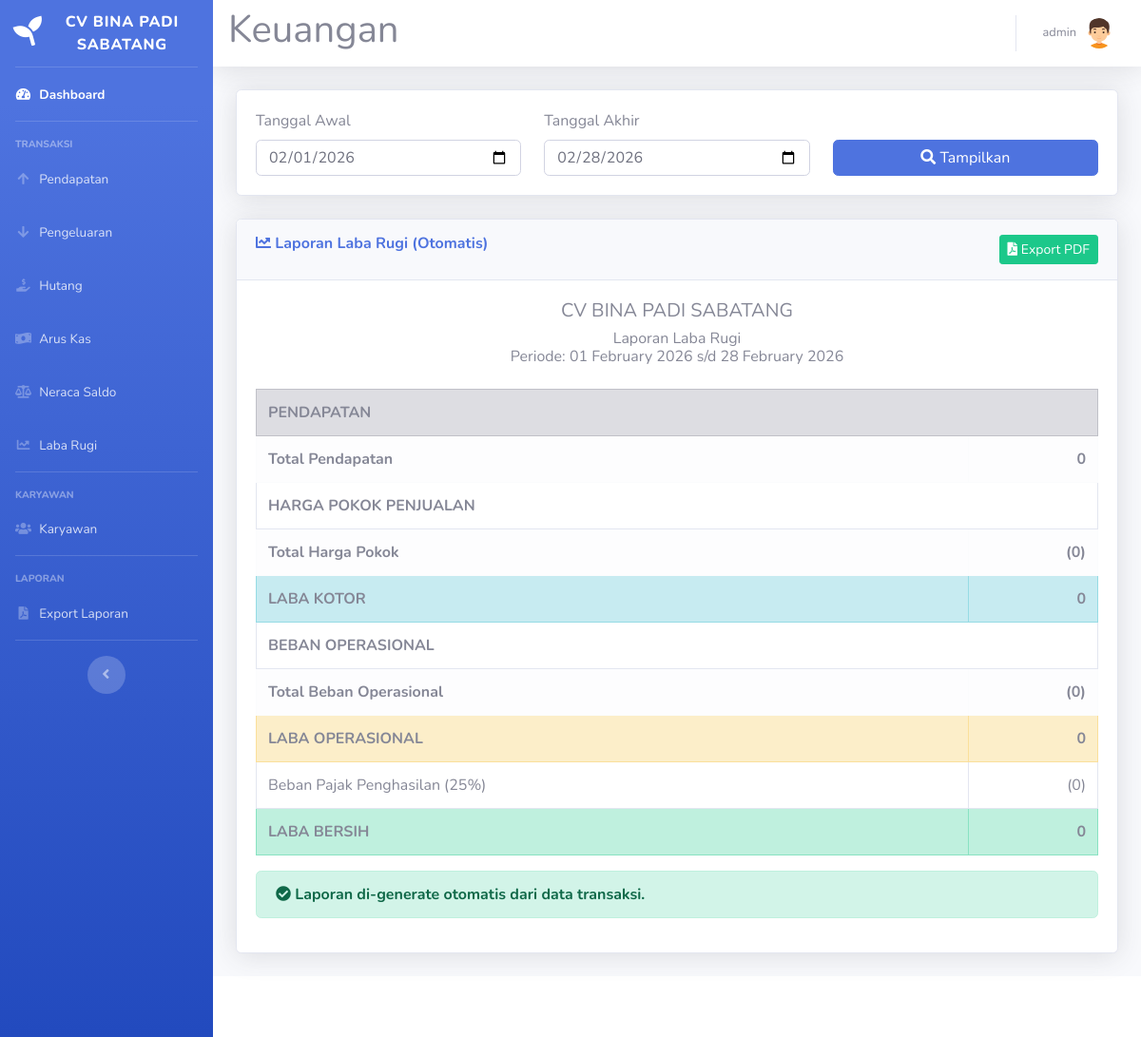
Page /laba-rugi-auto.php (signed in) on the earlier database version.
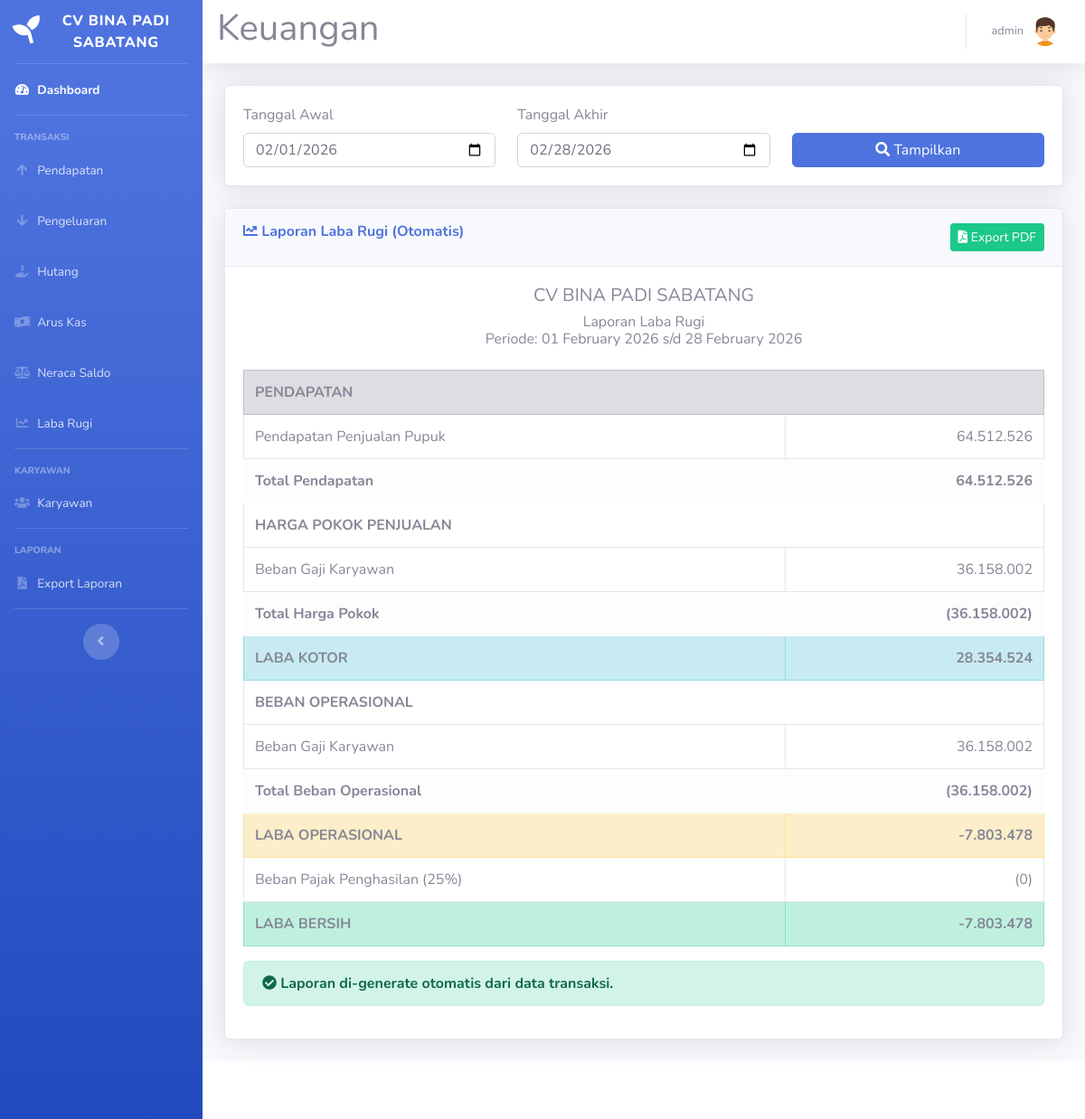
Same page on the later database version.
### tables this page shows
CREATE TABLE `chart_of_accounts` (
  `id_akun` int(11) NOT NULL,
  `nomor_akun` varchar(20) NOT NULL,
  `nama_akun` varchar(100) NOT NULL,
  `jenis_akun` enum('Asset','Kewajiban','Ekuitas','Pendapatan','Beban') NOT NULL,
  `saldo_normal` enum('Debit','Kredit') NOT NULL,
  `kategori_arus_kas` varchar(20) DEFAULT NULL COMMENT 'Operasional/Investasi/Pendanaan',
  `is_active` tinyint(1) DEFAULT 1,
  `created_at` timestamp NOT NULL DEFAULT current_timestamp()
);

### laba-rugi-auto.php (the view, shortened to what the changed rows need)
<?php
require_once 'includes/functions-jurnal.php';
?>
<!DOCTYPE html>
<html lang="en">
<head>
    <link href="vendor/fontawesome-free/css/all.min.css" rel="stylesheet">
    <link href="css/sb-admin-2.min.css" rel="stylesheet">
</head>
<body>
    <?php require('sidebar.php'); require('navbar.php');
    $tanggal_awal = isset($_GET['tanggal_awal']) ? $_GET['tanggal_awal'] : date('Y-m-01');
    $tanggal_akhir = isset($_GET['tanggal_akhir']) ? $_GET['tanggal_akhir'] : date('Y-m-t');
    $id_user = $_SESSION['id'];
    $sql_pendapatan = "SELECT
                        ca.id_akun, ca.nomor_akun, ca.nama_akun,
                        COALESCE(SUM(jl.kredit - jl.debit), 0) AS jumlah
                       FROM chart_of_accounts ca
                       LEFT JOIN journal_lines jl ON ca.id_akun = jl.id_akun
                       LEFT JOIN journal_entries je ON jl.id_jurnal = je.id_jurnal
                           AND je.tanggal BETWEEN '$tanggal_awal' AND '$tanggal_akhir'
                           AND je.id_user = '$id_user'
                       WHERE ca.jenis_akun = 'Pendapatan'
                       GROUP BY ca.id_akun
                       HAVING jumlah != 0";
    $result_pendapatan = mysqli_query($koneksi, $sql_pendapatan);
    $sql_hpp = "SELECT
                 ca.id_akun, ca.nomor_akun, ca.nama_akun,
                 COALESCE(SUM(jl.debit - jl.kredit), 0) AS jumlah
                FROM chart_of_accounts ca
                LEFT JOIN journal_lines jl ON ca.id_akun = jl.id_akun
                LEFT JOIN journal_entries je ON jl.id_jurnal = je.id_jurnal
                    AND je.tanggal BETWEEN '$tanggal_awal' AND '$tanggal_akhir'
                    AND je.id_user = '$id_user'
                WHERE ca.jenis_akun = 'Beban' AND (ca.nama_akun LIKE '%Harga Pokok%' OR ca.nomor_akun LIKE '5-100%')
                GROUP BY ca.id_akun
                HAVING jumlah != 0";
    $result_hpp = mysqli_query($koneksi, $sql_hpp);
    $sql_beban = "SELECT
                   ca.id_akun, ca.nomor_akun, ca.nama_akun,
                   COALESCE(SUM(jl.debit - jl.kredit), 0) AS jumlah
                  FROM chart_of_accounts ca
                  LEFT JOIN journal_lines jl ON ca.id_akun = jl.id_akun
                  LEFT JOIN journal_entries je ON jl.id_jurnal = je.id_jurnal
                      AND je.tanggal BETWEEN '$tanggal_awal' AND '$tanggal_akhir'
                      AND je.id_user = '$id_user'
                  WHERE ca.jenis_akun = 'Beban' AND ca.nama_akun NOT LIKE '%Harga Pokok%'
                  GROUP BY ca.id_akun
                  HAVING jumlah != 0";
    $result_beban = mysqli_query($koneksi, $sql_beban);
    $total_pendapatan = 0;
    while ($row = mysqli_fetch_assoc($result_pendapatan)) {
        $total_pendapatan += $row['jumlah'];
    }
    mysqli_data_seek($result_pendapatan, 0);
    $total_hpp = 0;
    while ($row = mysqli_fetch_assoc($result_hpp)) {
        $total_hpp += $row['jumlah'];
    }
    mysqli_data_seek($result_hpp, 0);
    $total_beban_operasional = 0;
    while ($row = mysqli_fetch_assoc($result_beban)) {
        $total_beban_operasional += $row['jumlah'];
    }
    mysqli_data_seek($result_beban, 0);
    $laba_kotor = $total_pendapatan - $total_hpp;
    $laba_operasional = $laba_kotor - $total_beban_operasional;
    $pajak_penghasilan = $laba_operasional > 0 ? $laba_operasional * 0.25 : 0;
    $laba_bersih = $laba_operasional - $pajak_penghasilan;
    ?>
    <div id="content">
        <div class="container-fluid">
            <div class="card shadow mb-4">
                <div class="card-body">
                    <table class="table table-bordered">
                        <tr class="table-secondary"><th colspan="2">PENDAPATAN</th></tr>
                        <?php while ($row = mysqli_fetch_assoc($result_pendapatan)): ?>
                            <tr>
                                <td><?php echo $row['nama_akun']; ?></td>
                                <td class="text-right"><?php echo number_format($row['jumlah'], 0, ',', '.'); ?></td>
                            </tr>
                        <?php endwhile; ?>
                        <tr class="table-light">
                            <td class="text-right"><strong><?php echo number_format($total_pendapatan, 0, ',', '.'); ?></strong></td>
                        </tr>
                        <tr><th colspan="2">HARGA POKOK PENJUALAN</th></tr>
                        <?php while ($row = mysqli_fetch_assoc($result_hpp)): ?>
                            <tr>
                                <td><?php echo $row['nama_akun']; ?></td>
                                <td class="text-right"><?php echo number_format($row['jumlah'], 0, ',', '.'); ?></td>
                            </tr>
                        <?php endwhile; ?>
                        <tr class="table-light">
                            <td class="text-right"><strong>(<?php echo number_format($total_hpp, 0, ',', '.'); ?>)</strong></td>
                        </tr>
                        <tr class="table-info">
                            <td class="text-right"><strong><?php echo number_format($laba_kotor, 0, ',', '.'); ?></strong></td>
                        </tr>
                        <tr><th colspan="2">BEBAN OPERASIONAL</th></tr>
                        <?php while ($row = mysqli_fetch_assoc($result_beban)): ?>
                            <tr>
                                <td><?php echo $row['nama_akun']; ?></td>
                                <td class="text-right"><?php echo number_format($row['jumlah'], 0, ',', '.'); ?></td>
                            </tr>
                        <?php endwhile; ?>
                        <tr class="table-light">
                            <td class="text-right"><strong>(<?php echo number_format($total_beban_operasional, 0, ',', '.'); ?>)</strong></td>
                        </tr>
                        <tr class="table-warning">
                            <td class="text-right"><strong><?php echo number_format($laba_operasional, 0, ',', '.'); ?></strong></td>
                        </tr>
                        <tr class="table-success">
                            <td class="text-right"><strong><?php echo number_format($laba_bersih, 0, ',', '.'); ?></strong></td>
                        </tr>
                    </table>
                </div>
            </div>
        </div>
    </div>
</body>
</html>

Differences in the rows shown:
added chart_of_accounts: nama_akun "Pendapatan Penjualan Pupuk", jumlah "64.512.526", shown under "Laporan Laba RugiPeriode: 01 February 2026 s/d 28 February 2026"
added chart_of_accounts: nama_akun "Beban Gaji Karyawan", jumlah "36.158.002"
Other differences:
$total_pendapatan: "0" → "64.512.526"
$total_hpp: "0" → "36.158.002"
$laba_kotor: "0" → "28.354.524"
$total_beban_operasional: "0" → "36.158.002"
$laba_operasional: "0" → "-7.803.478"
$laba_bersih: "0" → "-7.803.478"
